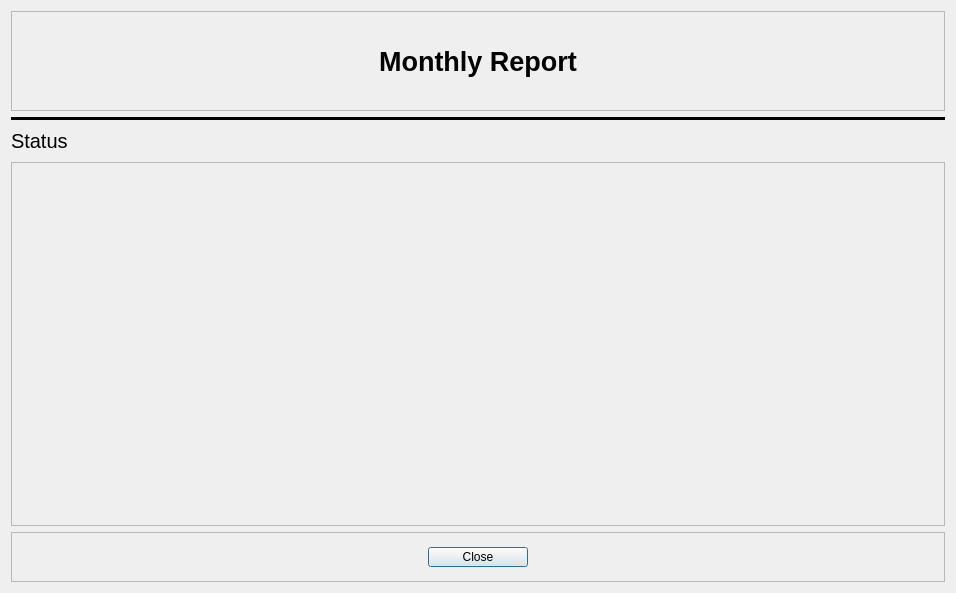
<?xml version="1.0" encoding="UTF-8"?>
<ui version="4.0">
 <class>request_report</class>
 <widget class="QDialog" name="request_report">
  <property name="geometry">
   <rect>
    <x>0</x>
    <y>0</y>
    <width>956</width>
    <height>593</height>
   </rect>
  </property>
  <property name="windowTitle">
   <string>Dialog</string>
  </property>
  <layout class="QGridLayout" name="gridLayout">
   <item row="1" column="0">
    <widget class="Line" name="line">
     <property name="frameShadow">
      <enum>QFrame::Plain</enum>
     </property>
     <property name="lineWidth">
      <number>3</number>
     </property>
     <property name="midLineWidth">
      <number>3</number>
     </property>
     <property name="orientation">
      <enum>Qt::Horizontal</enum>
     </property>
    </widget>
   </item>
   <item row="0" column="0">
    <widget class="QFrame" name="frame">
     <property name="maximumSize">
      <size>
       <width>16777215</width>
       <height>100</height>
      </size>
     </property>
     <property name="frameShape">
      <enum>QFrame::StyledPanel</enum>
     </property>
     <property name="frameShadow">
      <enum>QFrame::Raised</enum>
     </property>
     <layout class="QGridLayout" name="gridLayout_2">
      <item row="0" column="0">
       <widget class="QLabel" name="label">
        <property name="font">
         <font>
          <pointsize>20</pointsize>
          <weight>75</weight>
          <bold>true</bold>
         </font>
        </property>
        <property name="text">
         <string>Monthly Report</string>
        </property>
        <property name="alignment">
         <set>Qt::AlignCenter</set>
        </property>
       </widget>
      </item>
     </layout>
    </widget>
   </item>
   <item row="3" column="0">
    <widget class="QFrame" name="frame_2">
     <property name="frameShape">
      <enum>QFrame::StyledPanel</enum>
     </property>
     <property name="frameShadow">
      <enum>QFrame::Raised</enum>
     </property>
    </widget>
   </item>
   <item row="2" column="0">
    <widget class="QLabel" name="label_2">
     <property name="maximumSize">
      <size>
       <width>16777215</width>
       <height>30</height>
      </size>
     </property>
     <property name="font">
      <font>
       <pointsize>15</pointsize>
      </font>
     </property>
     <property name="text">
      <string>Status</string>
     </property>
    </widget>
   </item>
   <item row="4" column="0">
    <widget class="QFrame" name="frame_3">
     <property name="maximumSize">
      <size>
       <width>16777215</width>
       <height>50</height>
      </size>
     </property>
     <property name="frameShape">
      <enum>QFrame::StyledPanel</enum>
     </property>
     <property name="frameShadow">
      <enum>QFrame::Raised</enum>
     </property>
     <layout class="QGridLayout" name="gridLayout_3">
      <item row="0" column="0">
       <widget class="QPushButton" name="pushButton">
        <property name="maximumSize">
         <size>
          <width>100</width>
          <height>20</height>
         </size>
        </property>
        <property name="text">
         <string>Close</string>
        </property>
       </widget>
      </item>
     </layout>
    </widget>
   </item>
  </layout>
 </widget>
 <resources/>
 <connections/>
</ui>
